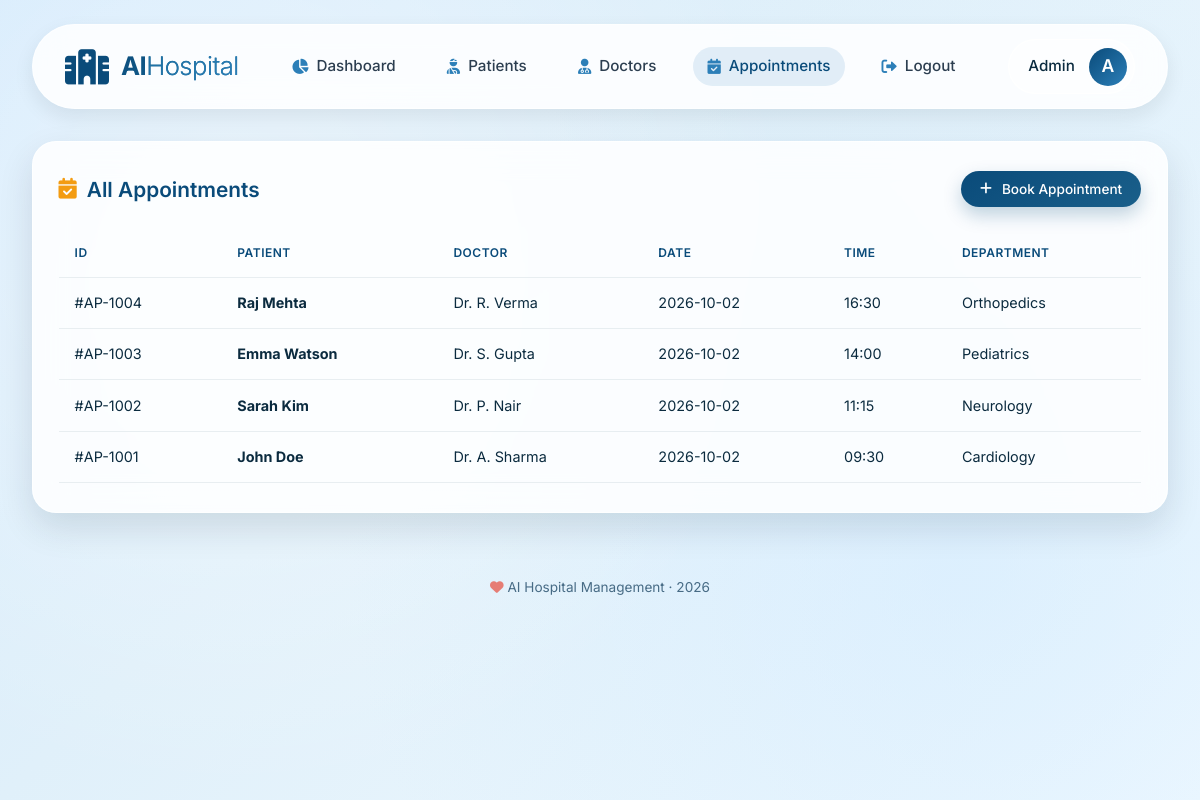
The app's page /appointments (signed in) with its own data.
### tables this page shows
CREATE TABLE appointments (
                id INTEGER PRIMARY KEY AUTOINCREMENT,
                patient_name TEXT NOT NULL,
                doctor_name TEXT NOT NULL,
                date TEXT DEFAULT '',
                time TEXT DEFAULT '',
                department TEXT DEFAULT 'General',
                created_at TEXT DEFAULT CURRENT_TIMESTAMP
            );

### app.py (the view)
@app.route("/appointments")
@login_required
def appointments():
    conn = get_db()
    try:
        rows = conn.execute(
            "SELECT * FROM appointments ORDER BY date DESC, time DESC"
        ).fetchall() or []
    except Exception as e:
        logger.error(f"Appointments error: {e}")
        rows = []
    finally:
        close_db(conn)
    return render_template("appointments.html", appointments=rows)

### app.py (called while the page is built)
def get_db():
    conn = sqlite3.connect(DB_PATH, timeout=10)
    conn.row_factory = sqlite3.Row
    return conn

def login_required(f):
    @wraps(f)
    def wrapper(*args, **kwargs):
        if not session.get("user"):
            flash("Please log in to continue.", "warning")
            return redirect(url_for("login"))
        return f(*args, **kwargs)
    return wrapper

@app.context_processor
def inject_globals():
    return {
        "current_year": datetime.now().year,
        "app_name": "AI Hospital",
    }

### templates/appointments.html (shortened to what this page needs)
{% extends "base.html" %}
{% block content %}
<div class="glass-card">
  <div class="card-header">
    <h3><i class="fas fa-calendar-check"></i> All Appointments</h3>
    <a href="{{ url_for('add_appointment') }}" class="btn btn-sm">
      <i class="fas fa-plus"></i> Book Appointment
    </a>
  </div>
  <div class="table-wrapper">
    {% if appointments and appointments|length > 0 %}
    <table>
      <thead>
        <tr>
          <th>ID</th><th>Patient</th><th>Doctor</th>
          <th>Date</th><th>Time</th><th>Department</th>
        </tr>
      </thead>
      <tbody>
        {% for a in appointments %}
        <tr>
          <td>#AP-{{ 1000 + (a.id or 0) }}</td>
          <td><strong>{{ a.patient_name or 'Unknown' }}</strong></td>
          <td>{{ a.doctor_name or 'Unassigned' }}</td>
          <td>{{ a.date or '—' }}</td>
          <td>{{ a.time or '—' }}</td>
          <td>{{ a.department or 'General' }}</td>
        </tr>
        {% endfor %}
      </tbody>
    </table>
    {% else %}
      <p style="color:#5b7e99; text-align:center; padding:2rem;">No appointments yet.</p>
    {% endif %}
  </div>
</div>
{% endblock %}

### static/style.css (style rules this page uses)
* { margin: 0; padding: 0; box-sizing: border-box; }
:root { --primary: #0a4b7a; --primary-light: #2c7fb8; --primary-soft: #e3f2fd; --accent: #f39c12; --surface: rgba(255, 255, 255, 0.85); --surface-strong: rgba(255, 255, 255, 0.96); --text-dark: #0b2b3f; --text-soft: #2c3e50; --success: #2ecc71; --danger: #e74c3c; --warning: #f39c12; --shadow-sm: 0 8px 20px rgba(0, 20, 30, 0.08); --shadow-md: 0 15px 35px rgba(0, 30, 50, 0.12); --shadow-lg: 0 25px 50px rgba(0, 20, 40, 0.2); --radius: 24px; --radius-sm: 16px; --transition: all 0.3s cubic-bezier(0.25, 0.46, 0.45, 0.94); }
body { font-family: 'Inter', -apple-system, BlinkMacSystemFont, sans-serif; color: var(--text-dark); min-height: 100vh; overflow-x: hidden; background: #eef7fc; line-height: 1.5; }
.glass-card { background: var(--surface); backdrop-filter: blur(16px); border-radius: var(--radius); padding: 1.8rem 1.6rem; box-shadow: var(--shadow-md); border: 1px solid rgba(255,255,255,0.75); transition: var(--transition); }
.card-header { display: flex; justify-content: space-between; align-items: center; margin-bottom: 1.4rem; }
.card-header h3 { font-weight: 600; font-size: 1.3rem; color: var(--primary); display: flex; align-items: center; gap: 10px; }
.card-header h3 i { color: var(--accent); }
.btn { background: linear-gradient(145deg, var(--primary), #1a5f8a); border: none; color: #fff; font-weight: 500; padding: 0.8rem 1.6rem; border-radius: 50px; font-size: 0.95rem; cursor: pointer; transition: var(--transition); display: inline-flex; align-items: center; gap: 10px; box-shadow: 0 8px 18px rgba(10,75,122,0.25); text-decoration: none; }
.btn-sm { padding: 0.5rem 1.2rem; font-size: 0.85rem; }
.table-wrapper { overflow-x: auto; }
table { width: 100%; border-collapse: collapse; font-size: 0.9rem; }
th, td { padding: 0.9rem 1rem; text-align: left; border-bottom: 1px solid rgba(0,50,80,0.08); }
th { color: var(--primary); font-weight: 600; text-transform: uppercase; font-size: 0.75rem; letter-spacing: 0.5px; }
tbody tr { transition: var(--transition); }

### records on screen
appointments: 1000+(a.idor0) "1004", patient_name "Raj Mehta", doctor_name "Dr. R. Verma", date "2026-10-02", time "16:30", department "Orthopedics"
appointments: 1000+(a.idor0) "1003", patient_name "Emma Watson", doctor_name "Dr. S. Gupta", date "2026-10-02", time "14:00", department "Pediatrics"
appointments: 1000+(a.idor0) "1002", patient_name "Sarah Kim", doctor_name "Dr. P. Nair", date "2026-10-02", time "11:15", department "Neurology"
appointments: 1000+(a.idor0) "1001", patient_name "John Doe", doctor_name "Dr. A. Sharma", date "2026-10-02", time "09:30", department "Cardiology"

### other values on screen
{{ session.get('user')|capitalize }} "Admin"
{{ session.get('user', 'U')[0]|upper }} "A"
